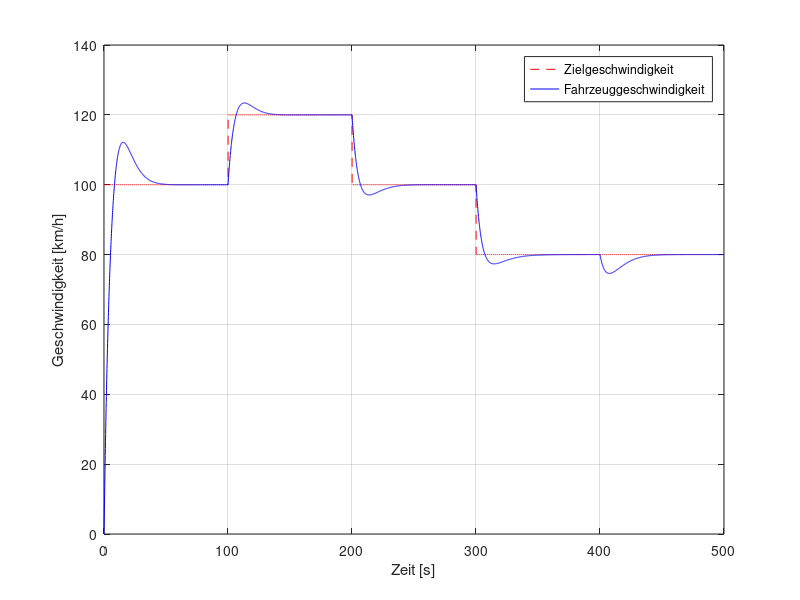
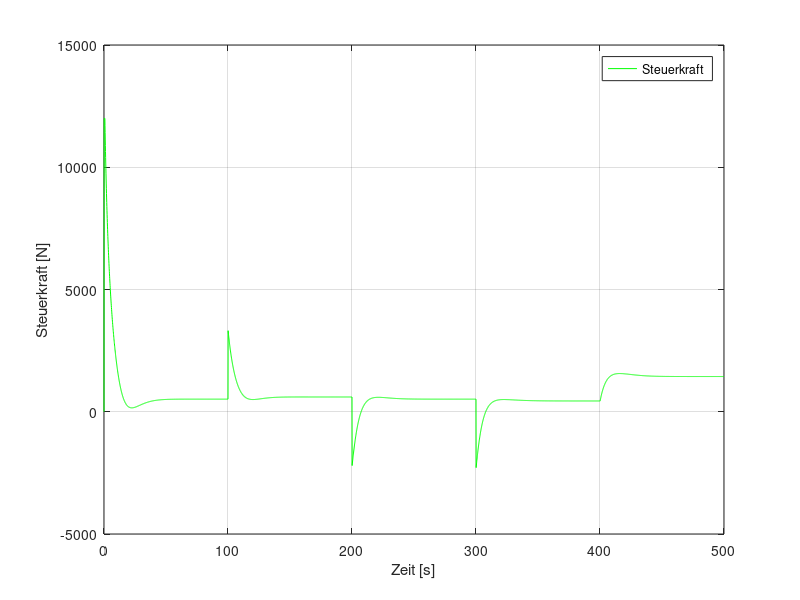
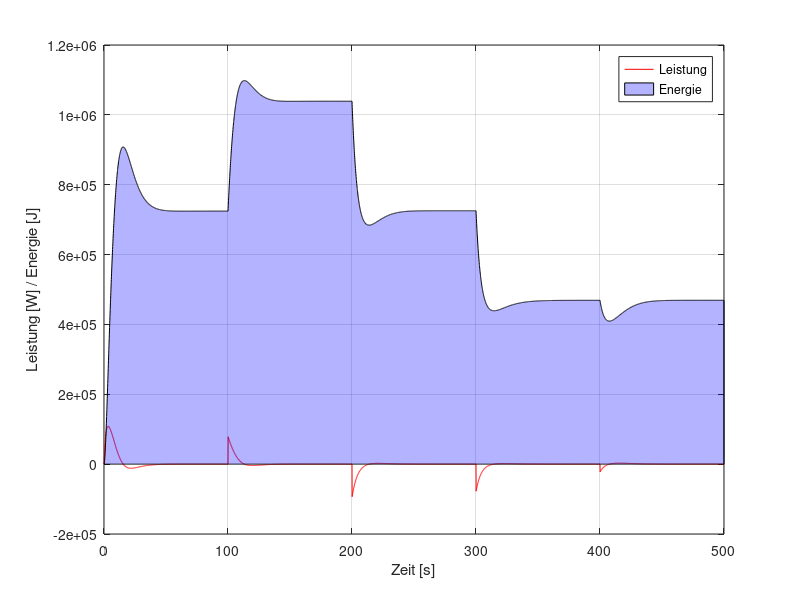

MATLAB code to generate these figures, in order:
% Parameter
m = 1850.0; % Masse des Fahrzeugs [kg]
A = 277.9595403794883; % Statischer Widerstandskoeffizient [N]
B = 2.4402320270442033; % Rollwiderstandskoeffizient [N/(m/s)]
C = 0.220029084400295; % Luftwiderstandskoeffizient [N/(m/s)^2]
F_Max = 12000.0; % Maximale Antriebskraft [N]

% Simulationsparameter
t_Delta = 0.1; % Zeitschritt [s]
t_End = 500.0; % Gesamte Simulationszeit [s]
t_Sim = 0:t_Delta:t_End; % Zeitvektor

% Zielgeschwindigkeit [m/s]
v_Target = (100.0 / 3.6) * ones(size(t_Sim));
for i = 1:3
    v_Target(t_Sim > 100.0 * i) = (120.0 - 20 * (i - 1)) / 3.6;
end

% Störkraft [N]
F_Disturbance = zeros(size(t_Sim));
F_Disturbance(t_Sim > 400.0) = -1000.0;

% Initialisierung
v_Controller = zeros(size(t_Sim)); % Geschwindigkeit [m/s]
F_Controller = zeros(size(t_Sim)); % Steuerkraft [N]
F_Total = zeros(size(t_Sim)); % Gesamtkraft [N]

% PID-Basisverstärkung
Kp = 500.0;

% Initialisierung der PID-Variablen
e_Prev = 0;
e_Integral = 0;
T_Derivative = 0; % Zeitkonstante D-Anteil

% Leistung und Energie Initialisierung
P = zeros(size(t_Sim));  % Leistung [W]
E = zeros(size(t_Sim));  % Energie [Joule]

% Simulation des Regelkreises
for i = 2:length(t_Sim)
    % Fehlerberechnung
    e = v_Target(i) - v_Controller(i-1);
    
    % Dynamische Zeitkonstante für die Integralzeitkonstanstante
    T_Integral = 0.1 * m / (2 * C * v_Controller(i-1) + B);
    
    % Alternative Berechnungsmethoden für T_Integral (kann aktiviert werden)
    % T_Integral = 0.1 * m / (2 * C * 0 + B);  % Wenn Geschwindigkeit 0 angenommen wird
    % T_Integral = 0.1 * m / (C * max(v_Target) + B);  % Wenn max(v_Target) als konstant angenommen wird
    
    % PID-Koeffizienten
    Ki = Kp / T_Integral;
    Kd = Kp * T_Derivative;

    % Integrierter Fehler e dt
    e_Integral = e_Integral + e * t_Delta;

    % Differentieller Fehler de/dt
    e_Derivative = (e - e_Prev) / t_Delta;

    % PID-Steuerkraft berechnen
    F_pid = Kp * e + Ki * e_Integral + Kd * e_Derivative;
    
    % Begrenzung der Steuerkraft & Anti-Windup-Korrektur
    F_Saturated = max(min(F_pid, F_Max), -F_Max);
    if F_pid ~= F_Saturated
        e_Integral = e_Integral - e * t_Delta;
    end

    % Steuerkraft setzen
    F_Controller(i) = F_Saturated;
    
    % Gesamtkraft
    F_Total(i) = F_Controller(i) - (A + B * v_Controller(i-1) + C * v_Controller(i-1)^2) + F_Disturbance(i);
    
    % Berechnung der Geschwindigkeitänderung dv/dt
    dvdt = F_Total(i) / m;  % Änderungsrate der Geschwindigkeit [m/s^2]
    
    % Fahrzeugdynamik (Euler-Integration)
    v_Controller(i) = v_Controller(i-1) + dvdt * t_Delta;  % Geschwindigkeit aktualisieren
    
    % Berechnung der Leistung
    P(i) = F_Total(i) * v_Controller(i);  % Leistung [W]
    
    % Berechnung der Energie durch numerische Integration der Leistung
    E(i) = E(i-1) + P(i) * t_Delta;  % Energie [Joule]
    
    % Aktualisierung des vorherigen Fehlers
    e_Prev = e;
end

% Plot der Geschwindigkeit
figure;
plot(t_Sim, v_Target * 3.6, 'r--', 'DisplayName', 'Zielgeschwindigkeit');
hold on;
plot(t_Sim, v_Controller * 3.6, 'b', 'DisplayName', 'Fahrzeuggeschwindigkeit');
xlabel('Zeit [s]');
ylabel('Geschwindigkeit [km/h]');
legend;
grid on;

% Plot der Steuerkraft
figure;
plot(t_Sim, F_Controller, 'g', 'DisplayName', 'Steuerkraft');
xlabel('Zeit [s]');
ylabel('Steuerkraft [N]');
legend;
grid on;

% Plot der Leistung und Energie - mit Fläche unter der Leistungskurve
figure;
plot(t_Sim, P, 'r', 'DisplayName', 'Leistung'); % Leistungskurve
hold on;
area(t_Sim, E, 'FaceColor', 'b', 'FaceAlpha', 0.3, 'DisplayName', 'Energie'); % Fläche unter der Leistungskurve
xlabel('Zeit [s]');
ylabel('Leistung [W] / Energie [J]');
legend;
grid on;
